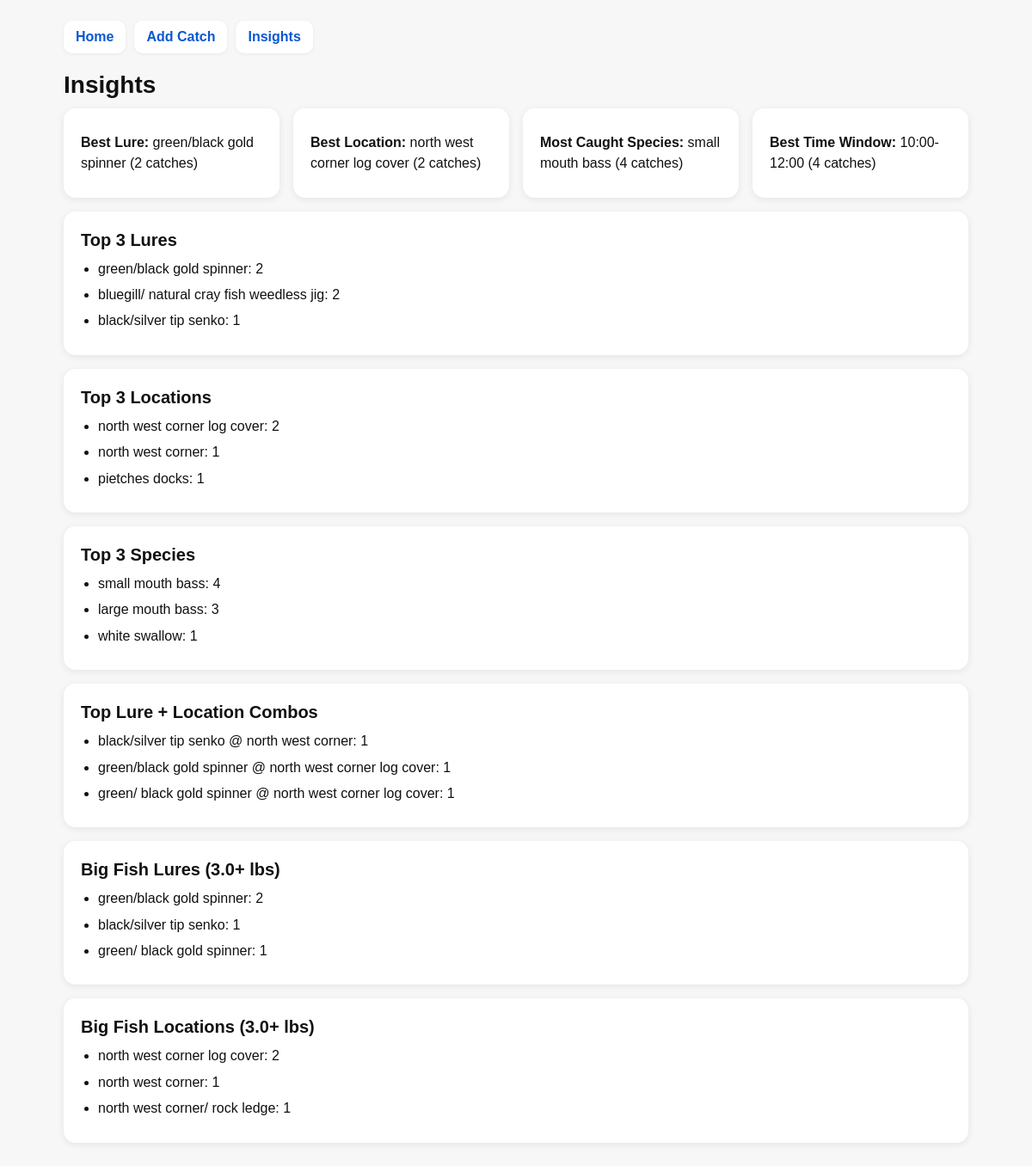
Screenshot of /insights with the database file from the repository.
### tables this page shows
CREATE TABLE catches (
            id INTEGER PRIMARY KEY AUTOINCREMENT,
            timestamp TEXT,
            species TEXT,
            lure TEXT,
            technique TEXT,
            location TEXT,
            weight TEXT,
            length TEXT,
            wind TEXT,
            temp TEXT,
            notes TEXT,
            mode TEXT,
            photo_path TEXT,
            photo_taken_at TEXT,
            photo_gps_lat TEXT,
            photo_gps_lon TEXT,
            photo_device TEXT,
            metadata_found INTEGER
        , is_favorite INTEGER DEFAULT 0);

### app.py (the view)
@app.route("/insights")
def insights():
    catches = get_all_catches()
    data = get_insights(catches)
    return render_template("insights.html", data=data)

### app.py (called while the page is built, shortened)
def get_connection():
    conn = sqlite3.connect(DB_FILE)
    conn.row_factory = sqlite3.Row
    return conn

def get_all_catches(search="", species="", lure="", location=""):
    conn = get_connection()
    cursor = conn.cursor()
    query = "SELECT * FROM catches WHERE 1=1"
    params = []
    if species:
        query += " AND species = ?"
        params.append(species)
    if lure:
        query += " AND lure = ?"
        params.append(lure)
    if location:
        query += " AND location = ?"
        params.append(location)
    query += " ORDER BY id DESC"
    cursor.execute(query, params)
    catches = cursor.fetchall()
    conn.close()
    return catches

def clean_value(value):
    if value is None:
        return None
    value = str(value).strip()
    if value == "":
        return None
    return value

def parse_datetime_from_catch(catch):
    timestamp = clean_value(catch["timestamp"])
    photo_taken_at = clean_value(catch["photo_taken_at"])
    for raw_time in [timestamp, photo_taken_at]:
        if not raw_time:
            continue
        for fmt in [
            "%Y-%m-%d %H:%M:%S",
            "%Y-%m-%d %H:%M",
            "%m/%d/%Y %I:%M %p",
            "%Y-%m-%dT%H:%M:%S",
            "%Y:%m:%d %H:%M:%S"
        ]:
            try:
                return datetime.strptime(raw_time, fmt)
            except ValueError:
                continue
    return None

def normalize_weight(weight):
    if weight is None:
        return None
    text = str(weight).strip().lower()
    text = text.replace("lbs", "").replace("lb", "").strip()
    try:
        return float(text)
    except ValueError:
        return None

### templates/insights.html
{% extends "base.html" %}
{% block content %}
<h1>Insights</h1>
<div class="grid">
    <div class="card">
        <p><strong>Best Lure:</strong> {% if data.best_lure %}{{ data.best_lure[0] }} ({{ data.best_lure[1] }} catches){% else %}N/A{% endif %}</p>
    </div>
    <div class="card">
        <p><strong>Best Location:</strong> {% if data.best_location %}{{ data.best_location[0] }} ({{ data.best_location[1] }} catches){% else %}N/A{% endif %}</p>
    </div>
    <div class="card">
        <p><strong>Most Caught Species:</strong> {% if data.top_species %}{{ data.top_species[0] }} ({{ data.top_species[1] }} catches){% else %}N/A{% endif %}</p>
    </div>
    <div class="card">
        <p><strong>Best Time Window:</strong> {% if data.best_time_window %}{{ data.best_time_window[0] }} ({{ data.best_time_window[1] }} catches){% else %}N/A{% endif %}</p>
    </div>
</div>
<div class="card">
    <h2>Top 3 Lures</h2>
    <ul>
        {% if data.top_lures %}
            {% for name, count in data.top_lures %}
                <li>{{ name }}: {{ count }}</li>
            {% endfor %}
        {% else %}
            <li>N/A</li>
        {% endif %}
    </ul>
</div>
<div class="card">
    <h2>Top 3 Locations</h2>
    <ul>
        {% if data.top_locations %}
            {% for name, count in data.top_locations %}
                <li>{{ name }}: {{ count }}</li>
            {% endfor %}
        {% else %}
            <li>N/A</li>
        {% endif %}
    </ul>
</div>
<div class="card">
    <h2>Top 3 Species</h2>
    <ul>
        {% if data.top_species_list %}
            {% for name, count in data.top_species_list %}
                <li>{{ name }}: {{ count }}</li>
            {% endfor %}
        {% else %}
            <li>N/A</li>
        {% endif %}
    </ul>
</div>
<div class="card">
    <h2>Top Lure + Location Combos</h2>
    <ul>
        {% if data.top_combos %}
            {% for name, count in data.top_combos %}
                <li>{{ name }}: {{ count }}</li>
            {% endfor %}
        {% else %}
            <li>N/A</li>
        {% endif %}
    </ul>
</div>
<div class="card">
    <h2>Big Fish Lures (3.0+ lbs)</h2>
    <ul>
        {% if data.big_lures %}
            {% for name, count in data.big_lures %}
                <li>{{ name }}: {{ count }}</li>
            {% endfor %}
        {% else %}
            <li>N/A</li>
        {% endif %}
    </ul>
</div>
<div class="card">
    <h2>Big Fish Locations (3.0+ lbs)</h2>
    <ul>
        {% if data.big_locations %}
            {% for name, count in data.big_locations %}
                <li>{{ name }}: {{ count }}</li>
            {% endfor %}
        {% else %}
            <li>N/A</li>
        {% endif %}
    </ul>
</div>
{% endblock %}

### templates/base.html (shortened to what this page needs)
<!doctype html>
<html>
<head>
</head>
<body>
<div class="nav">
    <a href="{{ url_for('home') }}">Home</a>
    <a href="{{ url_for('add_catch') }}">Add Catch</a>
    <a href="{{ url_for('insights') }}">Insights</a>
</div>
{% block content %}{% endblock %}
</body>
</html>

### templates/base.html (style rules this page uses)
* { box-sizing: border-box; }
body { font-family: Arial, sans-serif; max-width: 1100px; margin: 0 auto; padding: 16px; background: #f7f7f7; color: #111; }
h1 { margin-top: 0; margin-bottom: 10px; font-size: 28px; line-height: 1.2; }
h2 { margin-top: 0; margin-bottom: 10px; font-size: 20px; line-height: 1.3; }
p { margin: 8px 0; line-height: 1.5; }
a, button { text-decoration: none; cursor: pointer; }
.nav { margin-bottom: 20px; display: flex; flex-wrap: wrap; gap: 10px; }
.nav a { color: #0b57d0; font-weight: bold; background: white; padding: 10px 14px; border-radius: 10px; box-shadow: 0 1px 4px rgba(0,0,0,0.06); }
.card { background: white; border-radius: 14px; padding: 16px; margin-bottom: 16px; box-shadow: 0 2px 8px rgba(0,0,0,0.08); }
.grid { display: grid; grid-template-columns: 1fr; gap: 16px; }
ul { padding-left: 20px; margin: 0; }
li { margin-bottom: 8px; line-height: 1.4; }
@media (min-width: 700px) { body { padding: 24px; } }
@media (min-width: 700px) { .grid { grid-template-columns: repeat(auto-fit, minmax(220px, 1fr)); } }
@media (min-width: 700px) { .card { padding: 20px; } }

### rows the page displays
catches: lure "green/black gold spinner", location "north west corner log cover", species "small mouth bass", count "2", count "4"
catches: lure "bluegill/ natural cray fish weedless jig", count "2", location "north west corner/ rock ledge", count "1"
catches: lure "black/silver tip senko", count "1", location "north west corner", species "large mouth bass", count "3"
catches: location "pietches docks", count "1", species "white swallow"
catches: lure "green/ black gold spinner", metadata_found "1"

### other values shown
{{ data.best_lure[1] }} "2"
{{ data.best_location[1] }} "2"
{{ data.top_species[1] }} "4"
{{ data.best_time_window[0] }} "10:00-12:00"
{{ data.best_time_window[1] }} "4"
{{ name }} "black/silver tip senko @ north west corner" "green/black gold spinner @ north west corner log cover" "green/ black gold spinner @ north west corner log cover"
{{ count }} "1" "1" "1"
